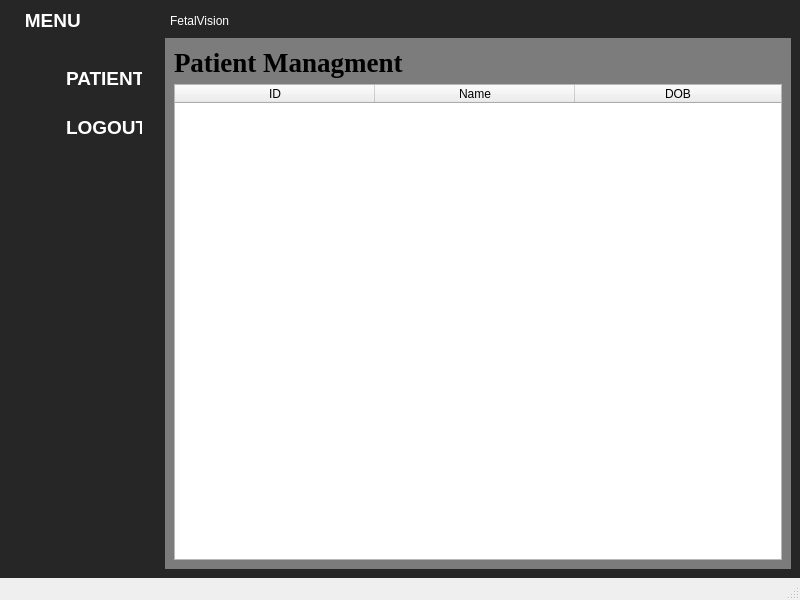
<?xml version="1.0" encoding="UTF-8"?>
<ui version="4.0">
 <class>UploadWindow</class>
 <widget class="QMainWindow" name="UploadWindow">
  <property name="geometry">
   <rect>
    <x>0</x>
    <y>0</y>
    <width>800</width>
    <height>600</height>
   </rect>
  </property>
  <property name="sizePolicy">
   <sizepolicy hsizetype="Expanding" vsizetype="Expanding">
    <horstretch>0</horstretch>
    <verstretch>0</verstretch>
   </sizepolicy>
  </property>
  <property name="windowTitle">
   <string>FetalVision</string>
  </property>
  <widget class="QWidget" name="centralwidget">
   <property name="sizePolicy">
    <sizepolicy hsizetype="Expanding" vsizetype="Expanding">
     <horstretch>0</horstretch>
     <verstretch>0</verstretch>
    </sizepolicy>
   </property>
   <layout class="QGridLayout" name="gridLayout">
    <property name="sizeConstraint">
     <enum>QLayout::SetDefaultConstraint</enum>
    </property>
    <property name="leftMargin">
     <number>0</number>
    </property>
    <property name="topMargin">
     <number>0</number>
    </property>
    <property name="rightMargin">
     <number>0</number>
    </property>
    <property name="bottomMargin">
     <number>0</number>
    </property>
    <property name="spacing">
     <number>0</number>
    </property>
    <item row="0" column="0">
     <widget class="QWidget" name="main_container" native="true">
      <property name="sizePolicy">
       <sizepolicy hsizetype="Expanding" vsizetype="Expanding">
        <horstretch>0</horstretch>
        <verstretch>0</verstretch>
       </sizepolicy>
      </property>
      <property name="styleSheet">
       <string notr="true">QWidget#main_container{
background-color: rgb(38, 38, 38);
}</string>
      </property>
      <layout class="QGridLayout" name="gridLayout_2">
       <property name="sizeConstraint">
        <enum>QLayout::SetDefaultConstraint</enum>
       </property>
       <property name="horizontalSpacing">
        <number>6</number>
       </property>
       <item row="0" column="0" colspan="2">
        <layout class="QHBoxLayout" name="HEADER_horizontalLayout" stretch="1,4">
         <property name="sizeConstraint">
          <enum>QLayout::SetDefaultConstraint</enum>
         </property>
         <item>
          <widget class="QPushButton" name="menu_pushButton">
           <property name="sizePolicy">
            <sizepolicy hsizetype="Expanding" vsizetype="Fixed">
             <horstretch>0</horstretch>
             <verstretch>0</verstretch>
            </sizepolicy>
           </property>
           <property name="font">
            <font>
             <pointsize>14</pointsize>
             <bold>true</bold>
            </font>
           </property>
           <property name="styleSheet">
            <string notr="true">border: none;
color: white;
text-align:left;
</string>
           </property>
           <property name="text">
            <string>   MENU</string>
           </property>
           <property name="icon">
            <iconset>
             <normaloff>icons/menu-4-xl.png</normaloff>icons/menu-4-xl.png</iconset>
           </property>
          </widget>
         </item>
         <item>
          <widget class="QLabel" name="logoTitle">
           <property name="sizePolicy">
            <sizepolicy hsizetype="Expanding" vsizetype="Preferred">
             <horstretch>0</horstretch>
             <verstretch>0</verstretch>
            </sizepolicy>
           </property>
           <property name="styleSheet">
            <string notr="true">color: rgb(255, 255, 255);
font: 700 20pt &quot;Times New Roman&quot;;
qproperty-alignment: 'AlignCenter';</string>
           </property>
           <property name="text">
            <string>FetalVision</string>
           </property>
          </widget>
         </item>
        </layout>
       </item>
       <item row="1" column="0">
        <widget class="QWidget" name="menu_widget" native="true">
         <property name="sizePolicy">
          <sizepolicy hsizetype="Expanding" vsizetype="Expanding">
           <horstretch>0</horstretch>
           <verstretch>0</verstretch>
          </sizepolicy>
         </property>
         <property name="maximumSize">
          <size>
           <width>150</width>
           <height>16777215</height>
          </size>
         </property>
         <property name="styleSheet">
          <string notr="true">background-color: rgb(38, 38, 38);</string>
         </property>
         <layout class="QHBoxLayout" name="horizontalLayout_4">
          <item>
           <layout class="QVBoxLayout" name="verticalLayout">
            <property name="spacing">
             <number>6</number>
            </property>
            <property name="sizeConstraint">
             <enum>QLayout::SetDefaultConstraint</enum>
            </property>
            <property name="bottomMargin">
             <number>400</number>
            </property>
            <item>
             <layout class="QVBoxLayout" name="verticalLayout_5">
              <property name="sizeConstraint">
               <enum>QLayout::SetDefaultConstraint</enum>
              </property>
              <item>
               <layout class="QHBoxLayout" name="horizontalLayout_3" stretch="0,3">
                <property name="spacing">
                 <number>8</number>
                </property>
                <property name="leftMargin">
                 <number>8</number>
                </property>
                <property name="rightMargin">
                 <number>8</number>
                </property>
                <item>
                 <widget class="QPushButton" name="patients_pushButton">
                  <property name="sizePolicy">
                   <sizepolicy hsizetype="Fixed" vsizetype="Fixed">
                    <horstretch>0</horstretch>
                    <verstretch>0</verstretch>
                   </sizepolicy>
                  </property>
                  <property name="styleSheet">
                   <string notr="true">border: none;</string>
                  </property>
                  <property name="text">
                   <string/>
                  </property>
                  <property name="icon">
                   <iconset>
                    <normaloff>icons/icons8-group-64.png</normaloff>icons/icons8-group-64.png</iconset>
                  </property>
                  <property name="iconSize">
                   <size>
                    <width>20</width>
                    <height>20</height>
                   </size>
                  </property>
                 </widget>
                </item>
                <item>
                 <widget class="QLabel" name="patientsLabel">
                  <property name="sizePolicy">
                   <sizepolicy hsizetype="Fixed" vsizetype="Fixed">
                    <horstretch>0</horstretch>
                    <verstretch>0</verstretch>
                   </sizepolicy>
                  </property>
                  <property name="font">
                   <font>
                    <pointsize>14</pointsize>
                    <bold>true</bold>
                   </font>
                  </property>
                  <property name="styleSheet">
                   <string notr="true">color: white;
</string>
                  </property>
                  <property name="text">
                   <string>PATIENTS</string>
                  </property>
                 </widget>
                </item>
               </layout>
              </item>
             </layout>
            </item>
            <item>
             <layout class="QVBoxLayout" name="logout_verticalLayout">
              <property name="sizeConstraint">
               <enum>QLayout::SetDefaultConstraint</enum>
              </property>
              <item>
               <layout class="QHBoxLayout" name="horizontalLayout_5" stretch="0,3">
                <property name="spacing">
                 <number>8</number>
                </property>
                <property name="leftMargin">
                 <number>8</number>
                </property>
                <property name="rightMargin">
                 <number>8</number>
                </property>
                <item>
                 <widget class="QPushButton" name="logout_pushButton">
                  <property name="sizePolicy">
                   <sizepolicy hsizetype="Fixed" vsizetype="Fixed">
                    <horstretch>0</horstretch>
                    <verstretch>0</verstretch>
                   </sizepolicy>
                  </property>
                  <property name="styleSheet">
                   <string notr="true">border: none;</string>
                  </property>
                  <property name="text">
                   <string/>
                  </property>
                  <property name="icon">
                   <iconset>
                    <normaloff>icons/icons8-logout-50.png</normaloff>icons/icons8-logout-50.png</iconset>
                  </property>
                  <property name="iconSize">
                   <size>
                    <width>18</width>
                    <height>18</height>
                   </size>
                  </property>
                 </widget>
                </item>
                <item>
                 <widget class="QLabel" name="logoutLabel">
                  <property name="sizePolicy">
                   <sizepolicy hsizetype="Fixed" vsizetype="Fixed">
                    <horstretch>0</horstretch>
                    <verstretch>0</verstretch>
                   </sizepolicy>
                  </property>
                  <property name="font">
                   <font>
                    <pointsize>14</pointsize>
                    <bold>true</bold>
                   </font>
                  </property>
                  <property name="styleSheet">
                   <string notr="true">color: white;
</string>
                  </property>
                  <property name="text">
                   <string>LOGOUT</string>
                  </property>
                 </widget>
                </item>
               </layout>
              </item>
             </layout>
            </item>
           </layout>
          </item>
         </layout>
        </widget>
       </item>
       <item row="1" column="1">
        <widget class="QStackedWidget" name="stackedWidget">
         <property name="styleSheet">
          <string notr="true"/>
         </property>
         <property name="currentIndex">
          <number>0</number>
         </property>
         <widget class="QWidget" name="patients_page">
          <layout class="QHBoxLayout" name="horizontalLayout_15">
           <property name="leftMargin">
            <number>0</number>
           </property>
           <property name="topMargin">
            <number>0</number>
           </property>
           <property name="rightMargin">
            <number>0</number>
           </property>
           <property name="bottomMargin">
            <number>0</number>
           </property>
           <item>
            <widget class="QWidget" name="patients_widget" native="true">
             <property name="sizePolicy">
              <sizepolicy hsizetype="Expanding" vsizetype="Expanding">
               <horstretch>0</horstretch>
               <verstretch>0</verstretch>
              </sizepolicy>
             </property>
             <property name="styleSheet">
              <string notr="true">QWidget#patients_widget{
background-color: rgb(124, 124, 124);
}
</string>
             </property>
             <layout class="QHBoxLayout" name="horizontalLayout_8">
              <item>
               <layout class="QVBoxLayout" name="verticalLayout_3">
                <item>
                 <layout class="QVBoxLayout" name="verticalLayout_4">
                  <item>
                   <widget class="QLabel" name="patients_label">
                    <property name="font">
                     <font>
                      <family>Times New Roman</family>
                      <pointsize>20</pointsize>
                      <bold>true</bold>
                     </font>
                    </property>
                    <property name="styleSheet">
                     <string notr="true">qproperty-alignment: 'AlignCenter';</string>
                    </property>
                    <property name="text">
                     <string>Patient Managment</string>
                    </property>
                   </widget>
                  </item>
                 </layout>
                </item>
                <item>
                 <layout class="QHBoxLayout" name="horizontalLayout_28">
                  <property name="bottomMargin">
                   <number>0</number>
                  </property>
                  <item>
                   <widget class="QTableWidget" name="patientTable">
                    <attribute name="horizontalHeaderVisible">
                     <bool>true</bool>
                    </attribute>
                    <attribute name="horizontalHeaderCascadingSectionResizes">
                     <bool>false</bool>
                    </attribute>
                    <attribute name="horizontalHeaderMinimumSectionSize">
                     <number>200</number>
                    </attribute>
                    <attribute name="horizontalHeaderDefaultSectionSize">
                     <number>200</number>
                    </attribute>
                    <attribute name="horizontalHeaderHighlightSections">
                     <bool>true</bool>
                    </attribute>
                    <attribute name="horizontalHeaderShowSortIndicator" stdset="0">
                     <bool>false</bool>
                    </attribute>
                    <attribute name="horizontalHeaderStretchLastSection">
                     <bool>true</bool>
                    </attribute>
                    <attribute name="verticalHeaderVisible">
                     <bool>true</bool>
                    </attribute>
                    <attribute name="verticalHeaderCascadingSectionResizes">
                     <bool>false</bool>
                    </attribute>
                    <attribute name="verticalHeaderDefaultSectionSize">
                     <number>30</number>
                    </attribute>
                    <attribute name="verticalHeaderHighlightSections">
                     <bool>true</bool>
                    </attribute>
                    <attribute name="verticalHeaderShowSortIndicator" stdset="0">
                     <bool>false</bool>
                    </attribute>
                    <attribute name="verticalHeaderStretchLastSection">
                     <bool>false</bool>
                    </attribute>
                    <column>
                     <property name="text">
                      <string>ID</string>
                     </property>
                    </column>
                    <column>
                     <property name="text">
                      <string>Name</string>
                     </property>
                    </column>
                    <column>
                     <property name="text">
                      <string>DOB</string>
                     </property>
                    </column>
                   </widget>
                  </item>
                 </layout>
                </item>
               </layout>
              </item>
             </layout>
            </widget>
           </item>
          </layout>
         </widget>
         <widget class="QWidget" name="page1_uploadHC">
          <property name="styleSheet">
           <string notr="true"/>
          </property>
          <layout class="QHBoxLayout" name="horizontalLayout_12">
           <property name="leftMargin">
            <number>0</number>
           </property>
           <property name="topMargin">
            <number>0</number>
           </property>
           <property name="rightMargin">
            <number>0</number>
           </property>
           <property name="bottomMargin">
            <number>0</number>
           </property>
           <item>
            <widget class="QWidget" name="uploadHC_widget" native="true">
             <property name="sizePolicy">
              <sizepolicy hsizetype="Expanding" vsizetype="Expanding">
               <horstretch>0</horstretch>
               <verstretch>0</verstretch>
              </sizepolicy>
             </property>
             <property name="styleSheet">
              <string notr="true">QWidget#uploadHC_widget{
background-color: rgb(124, 124, 124);
}
</string>
             </property>
             <layout class="QHBoxLayout" name="horizontalLayout_7">
              <item>
               <layout class="QVBoxLayout" name="verticalLayout_2">
                <item>
                 <layout class="QVBoxLayout" name="verticalLayout_8">
                  <item>
                   <widget class="QLabel" name="HC_title">
                    <property name="sizePolicy">
                     <sizepolicy hsizetype="Expanding" vsizetype="Preferred">
                      <horstretch>0</horstretch>
                      <verstretch>0</verstretch>
                     </sizepolicy>
                    </property>
                    <property name="font">
                     <font>
                      <family>Times New Roman</family>
                      <pointsize>20</pointsize>
                      <bold>true</bold>
                     </font>
                    </property>
                    <property name="styleSheet">
                     <string notr="true">qproperty-alignment: 'AlignCenter';</string>
                    </property>
                    <property name="text">
                     <string>Upload Image of Fetal's Head</string>
                    </property>
                   </widget>
                  </item>
                 </layout>
                </item>
                <item>
                 <layout class="QVBoxLayout" name="verticalLayout_11">
                  <item>
                   <widget class="QLabel" name="HC_description">
                    <property name="sizePolicy">
                     <sizepolicy hsizetype="Expanding" vsizetype="Preferred">
                      <horstretch>0</horstretch>
                      <verstretch>0</verstretch>
                     </sizepolicy>
                    </property>
                    <property name="font">
                     <font>
                      <family>Times New Roman</family>
                      <pointsize>14</pointsize>
                     </font>
                    </property>
                    <property name="styleSheet">
                     <string notr="true">qproperty-alignment: 'AlignCenter';</string>
                    </property>
                    <property name="text">
                     <string>Please upload an ultrasound image in a supported format (e.g., JPEG, PNG).</string>
                    </property>
                    <property name="wordWrap">
                     <bool>true</bool>
                    </property>
                   </widget>
                  </item>
                 </layout>
                </item>
                <item>
                 <layout class="QHBoxLayout" name="horizontalLayout_9">
                  <item>
                   <widget class="QPushButton" name="uploadHC_pushButton">
                    <property name="sizePolicy">
                     <sizepolicy hsizetype="Preferred" vsizetype="Preferred">
                      <horstretch>0</horstretch>
                      <verstretch>0</verstretch>
                     </sizepolicy>
                    </property>
                    <property name="minimumSize">
                     <size>
                      <width>0</width>
                      <height>0</height>
                     </size>
                    </property>
                    <property name="maximumSize">
                     <size>
                      <width>150</width>
                      <height>35</height>
                     </size>
                    </property>
                    <property name="text">
                     <string>upload</string>
                    </property>
                    <property name="icon">
                     <iconset>
                      <normaloff>icons/img2.icons8.com.png</normaloff>icons/img2.icons8.com.png</iconset>
                    </property>
                   </widget>
                  </item>
                 </layout>
                </item>
                <item>
                 <layout class="QHBoxLayout" name="horizontalLayout_11">
                  <item>
                   <widget class="QListWidget" name="listWidget">
                    <property name="sizePolicy">
                     <sizepolicy hsizetype="Expanding" vsizetype="Preferred">
                      <horstretch>0</horstretch>
                      <verstretch>0</verstretch>
                     </sizepolicy>
                    </property>
                   </widget>
                  </item>
                 </layout>
                </item>
                <item>
                 <layout class="QHBoxLayout" name="horizontalLayout_10">
                  <property name="leftMargin">
                   <number>8</number>
                  </property>
                  <property name="rightMargin">
                   <number>8</number>
                  </property>
                  <item>
                   <widget class="QPushButton" name="resetHC_pushButton">
                    <property name="text">
                     <string>reset</string>
                    </property>
                   </widget>
                  </item>
                  <item>
                   <widget class="QPushButton" name="mHC_pushButton">
                    <property name="text">
                     <string>measure HC</string>
                    </property>
                   </widget>
                  </item>
                 </layout>
                </item>
               </layout>
              </item>
             </layout>
            </widget>
           </item>
          </layout>
         </widget>
         <widget class="QWidget" name="page2_measureHC">
          <layout class="QHBoxLayout" name="horizontalLayout_13">
           <property name="leftMargin">
            <number>0</number>
           </property>
           <property name="topMargin">
            <number>0</number>
           </property>
           <property name="rightMargin">
            <number>0</number>
           </property>
           <property name="bottomMargin">
            <number>0</number>
           </property>
           <item>
            <widget class="QWidget" name="measureHC_widget" native="true">
             <property name="sizePolicy">
              <sizepolicy hsizetype="Expanding" vsizetype="Expanding">
               <horstretch>0</horstretch>
               <verstretch>0</verstretch>
              </sizepolicy>
             </property>
             <property name="styleSheet">
              <string notr="true">QWidget#measureHC_widget{
background-color: rgb(124, 124, 124);
}
</string>
             </property>
             <layout class="QHBoxLayout" name="horizontalLayout_14">
              <item>
               <layout class="QVBoxLayout" name="verticalLayout_6">
                <item>
                 <layout class="QVBoxLayout" name="verticalLayout_7">
                  <item>
                   <widget class="QLabel" name="mHC_label1">
                    <property name="font">
                     <font>
                      <family>Times New Roman</family>
                      <pointsize>20</pointsize>
                      <bold>true</bold>
                     </font>
                    </property>
                    <property name="styleSheet">
                     <string notr="true">qproperty-alignment: 'AlignCenter';</string>
                    </property>
                    <property name="text">
                     <string>Measurment Results</string>
                    </property>
                   </widget>
                  </item>
                 </layout>
                </item>
                <item>
                 <layout class="QVBoxLayout" name="verticalLayout_9">
                  <item>
                   <widget class="QLabel" name="mHC_label2">
                    <property name="font">
                     <font>
                      <family>Times New Roman</family>
                      <pointsize>14</pointsize>
                     </font>
                    </property>
                    <property name="styleSheet">
                     <string notr="true"/>
                    </property>
                    <property name="text">
                     <string>Head Circumference (HC): [Measurement]</string>
                    </property>
                    <property name="alignment">
                     <set>Qt::AlignLeading|Qt::AlignLeft|Qt::AlignVCenter</set>
                    </property>
                   </widget>
                  </item>
                  <item>
                   <widget class="QLabel" name="mBPD_label">
                    <property name="font">
                     <font>
                      <family>Times New Roman</family>
                      <pointsize>14</pointsize>
                     </font>
                    </property>
                    <property name="text">
                     <string>Biparietal Diameter (BPD): [Measurement]</string>
                    </property>
                   </widget>
                  </item>
                  <item>
                   <widget class="QLabel" name="mOFD_label">
                    <property name="font">
                     <font>
                      <family>Times New Roman</family>
                      <pointsize>14</pointsize>
                     </font>
                    </property>
                    <property name="text">
                     <string>)ccipitofrontal Diameter (OFD): [Measurement]</string>
                    </property>
                   </widget>
                  </item>
                 </layout>
                </item>
                <item>
                 <layout class="QHBoxLayout" name="horizontalLayout_17">
                  <item>
                   <widget class="QLabel" name="uploadedHCImage_label">
                    <property name="text">
                     <string>TextLabel</string>
                    </property>
                   </widget>
                  </item>
                  <item>
                   <widget class="QLabel" name="resultHCImage_label">
                    <property name="text">
                     <string>TextLabel</string>
                    </property>
                   </widget>
                  </item>
                 </layout>
                </item>
                <item>
                 <layout class="QHBoxLayout" name="horizontalLayout_16">
                  <item>
                   <layout class="QHBoxLayout" name="horizontalLayout" stretch="0,0">
                    <property name="spacing">
                     <number>40</number>
                    </property>
                    <property name="leftMargin">
                     <number>8</number>
                    </property>
                    <property name="rightMargin">
                     <number>8</number>
                    </property>
                    <item>
                     <widget class="QPushButton" name="saveHC_pushButton">
                      <property name="sizePolicy">
                       <sizepolicy hsizetype="Minimum" vsizetype="Fixed">
                        <horstretch>0</horstretch>
                        <verstretch>0</verstretch>
                       </sizepolicy>
                      </property>
                      <property name="maximumSize">
                       <size>
                        <width>16777215</width>
                        <height>16777215</height>
                       </size>
                      </property>
                      <property name="text">
                       <string>save</string>
                      </property>
                     </widget>
                    </item>
                    <item>
                     <layout class="QHBoxLayout" name="horizontalLayout_25">
                      <property name="spacing">
                       <number>1</number>
                      </property>
                      <item>
                       <widget class="QPushButton" name="back_pushButton">
                        <property name="text">
                         <string>back</string>
                        </property>
                       </widget>
                      </item>
                      <item>
                       <widget class="QPushButton" name="next_pushButton_2">
                        <property name="text">
                         <string>next</string>
                        </property>
                       </widget>
                      </item>
                     </layout>
                    </item>
                   </layout>
                  </item>
                 </layout>
                </item>
               </layout>
              </item>
             </layout>
            </widget>
           </item>
          </layout>
         </widget>
         <widget class="QWidget" name="page3_uploadFL">
          <layout class="QHBoxLayout" name="horizontalLayout_18">
           <property name="leftMargin">
            <number>0</number>
           </property>
           <property name="topMargin">
            <number>0</number>
           </property>
           <property name="rightMargin">
            <number>0</number>
           </property>
           <property name="bottomMargin">
            <number>0</number>
           </property>
           <item>
            <widget class="QWidget" name="uploadFL_widget" native="true">
             <property name="sizePolicy">
              <sizepolicy hsizetype="Expanding" vsizetype="Expanding">
               <horstretch>0</horstretch>
               <verstretch>0</verstretch>
              </sizepolicy>
             </property>
             <property name="styleSheet">
              <string notr="true">QWidget#uploadFL_widget{
background-color: rgb(124, 124, 124);
}
</string>
             </property>
             <layout class="QHBoxLayout" name="horizontalLayout_19">
              <item>
               <layout class="QVBoxLayout" name="verticalLayout_10">
                <item>
                 <layout class="QVBoxLayout" name="verticalLayout_13">
                  <item>
                   <widget class="QLabel" name="FL_title">
                    <property name="sizePolicy">
                     <sizepolicy hsizetype="Expanding" vsizetype="Preferred">
                      <horstretch>0</horstretch>
                      <verstretch>0</verstretch>
                     </sizepolicy>
                    </property>
                    <property name="font">
                     <font>
                      <family>Times New Roman</family>
                      <pointsize>20</pointsize>
                      <bold>true</bold>
                     </font>
                    </property>
                    <property name="styleSheet">
                     <string notr="true">qproperty-alignment: 'AlignCenter';</string>
                    </property>
                    <property name="text">
                     <string>Upload Image of Fetal's Femur</string>
                    </property>
                   </widget>
                  </item>
                 </layout>
                </item>
                <item>
                 <layout class="QVBoxLayout" name="verticalLayout_14">
                  <item>
                   <widget class="QLabel" name="FL_description">
                    <property name="sizePolicy">
                     <sizepolicy hsizetype="Expanding" vsizetype="Preferred">
                      <horstretch>0</horstretch>
                      <verstretch>0</verstretch>
                     </sizepolicy>
                    </property>
                    <property name="font">
                     <font>
                      <family>Times New Roman</family>
                      <pointsize>14</pointsize>
                     </font>
                    </property>
                    <property name="styleSheet">
                     <string notr="true">qproperty-alignment: 'AlignCenter';</string>
                    </property>
                    <property name="text">
                     <string>Please upload an ultrasound image in a supported format (e.g., JPEG, PNG).</string>
                    </property>
                    <property name="wordWrap">
                     <bool>true</bool>
                    </property>
                   </widget>
                  </item>
                 </layout>
                </item>
                <item>
                 <layout class="QHBoxLayout" name="horizontalLayout_24">
                  <item>
                   <widget class="QPushButton" name="uploadFL_pushButton">
                    <property name="sizePolicy">
                     <sizepolicy hsizetype="Preferred" vsizetype="Preferred">
                      <horstretch>0</horstretch>
                      <verstretch>0</verstretch>
                     </sizepolicy>
                    </property>
                    <property name="maximumSize">
                     <size>
                      <width>150</width>
                      <height>35</height>
                     </size>
                    </property>
                    <property name="text">
                     <string>upload</string>
                    </property>
                    <property name="icon">
                     <iconset>
                      <normaloff>icons/img2.icons8.com.png</normaloff>icons/img2.icons8.com.png</iconset>
                    </property>
                   </widget>
                  </item>
                 </layout>
                </item>
                <item>
                 <layout class="QHBoxLayout" name="horizontalLayout_23">
                  <item>
                   <widget class="QListWidget" name="listWidget_2">
                    <property name="sizePolicy">
                     <sizepolicy hsizetype="Expanding" vsizetype="Preferred">
                      <horstretch>0</horstretch>
                      <verstretch>0</verstretch>
                     </sizepolicy>
                    </property>
                   </widget>
                  </item>
                 </layout>
                </item>
                <item>
                 <layout class="QHBoxLayout" name="horizontalLayout_22">
                  <property name="leftMargin">
                   <number>8</number>
                  </property>
                  <property name="rightMargin">
                   <number>8</number>
                  </property>
                  <item>
                   <widget class="QPushButton" name="resetFL_pushButton">
                    <property name="text">
                     <string>reset</string>
                    </property>
                   </widget>
                  </item>
                  <item>
                   <widget class="QPushButton" name="mFL_pushButton">
                    <property name="text">
                     <string>measure FL</string>
                    </property>
                   </widget>
                  </item>
                 </layout>
                </item>
               </layout>
              </item>
             </layout>
            </widget>
           </item>
          </layout>
         </widget>
         <widget class="QWidget" name="page4_measureFL">
          <layout class="QHBoxLayout" name="horizontalLayout_20">
           <property name="leftMargin">
            <number>0</number>
           </property>
           <property name="topMargin">
            <number>0</number>
           </property>
           <property name="rightMargin">
            <number>0</number>
           </property>
           <property name="bottomMargin">
            <number>0</number>
           </property>
           <item>
            <widget class="QWidget" name="measureFL_widget" native="true">
             <property name="sizePolicy">
              <sizepolicy hsizetype="Expanding" vsizetype="Expanding">
               <horstretch>0</horstretch>
               <verstretch>0</verstretch>
              </sizepolicy>
             </property>
             <property name="styleSheet">
              <string notr="true">QWidget#measureFL_widget{
background-color: rgb(124, 124, 124);
}
</string>
             </property>
             <layout class="QHBoxLayout" name="horizontalLayout_21">
              <item>
               <layout class="QVBoxLayout" name="verticalLayout_12">
                <item>
                 <layout class="QVBoxLayout" name="verticalLayout_15">
                  <item>
                   <widget class="QLabel" name="mFL_label1">
                    <property name="font">
                     <font>
                      <family>Times New Roman</family>
                      <pointsize>20</pointsize>
                      <bold>true</bold>
                     </font>
                    </property>
                    <property name="styleSheet">
                     <string notr="true">qproperty-alignment: 'AlignCenter';</string>
                    </property>
                    <property name="text">
                     <string>Measurment Results</string>
                    </property>
                   </widget>
                  </item>
                 </layout>
                </item>
                <item>
                 <layout class="QVBoxLayout" name="verticalLayout_16">
                  <item>
                   <widget class="QLabel" name="mFL_label2">
                    <property name="font">
                     <font>
                      <family>Times New Roman</family>
                      <pointsize>14</pointsize>
                     </font>
                    </property>
                    <property name="text">
                     <string>Femur Length (FL): [Measurement]</string>
                    </property>
                   </widget>
                  </item>
                 </layout>
                </item>
                <item>
                 <layout class="QHBoxLayout" name="horizontalLayout_27">
                  <item>
                   <widget class="QLabel" name="FL_inputIMG">
                    <property name="text">
                     <string/>
                    </property>
                   </widget>
                  </item>
                  <item>
                   <widget class="QLabel" name="FL_outputIMG">
                    <property name="text">
                     <string/>
                    </property>
                   </widget>
                  </item>
                 </layout>
                </item>
                <item>
                 <layout class="QHBoxLayout" name="horizontalLayout_26" stretch="0,0">
                  <property name="spacing">
                   <number>30</number>
                  </property>
                  <property name="leftMargin">
                   <number>8</number>
                  </property>
                  <property name="rightMargin">
                   <number>8</number>
                  </property>
                  <item>
                   <widget class="QPushButton" name="saveFL_pushButton">
                    <property name="sizePolicy">
                     <sizepolicy hsizetype="Minimum" vsizetype="Fixed">
                      <horstretch>0</horstretch>
                      <verstretch>0</verstretch>
                     </sizepolicy>
                    </property>
                    <property name="minimumSize">
                     <size>
                      <width>0</width>
                      <height>0</height>
                     </size>
                    </property>
                    <property name="maximumSize">
                     <size>
                      <width>16777215</width>
                      <height>16777215</height>
                     </size>
                    </property>
                    <property name="text">
                     <string>save</string>
                    </property>
                   </widget>
                  </item>
                  <item>
                   <layout class="QHBoxLayout" name="horizontalLayout_29">
                    <property name="spacing">
                     <number>1</number>
                    </property>
                    <item>
                     <widget class="QPushButton" name="pushButton">
                      <property name="text">
                       <string>back</string>
                      </property>
                     </widget>
                    </item>
                    <item>
                     <widget class="QPushButton" name="done_pushButton">
                      <property name="text">
                       <string>done</string>
                      </property>
                     </widget>
                    </item>
                   </layout>
                  </item>
                 </layout>
                </item>
               </layout>
              </item>
             </layout>
            </widget>
           </item>
          </layout>
         </widget>
         <widget class="QWidget" name="last_page">
          <property name="sizePolicy">
           <sizepolicy hsizetype="Expanding" vsizetype="Expanding">
            <horstretch>0</horstretch>
            <verstretch>0</verstretch>
           </sizepolicy>
          </property>
          <layout class="QHBoxLayout" name="horizontalLayout_31">
           <property name="leftMargin">
            <number>0</number>
           </property>
           <property name="topMargin">
            <number>0</number>
           </property>
           <property name="rightMargin">
            <number>0</number>
           </property>
           <property name="bottomMargin">
            <number>0</number>
           </property>
           <item>
            <widget class="QWidget" name="last_widget" native="true">
             <property name="sizePolicy">
              <sizepolicy hsizetype="Expanding" vsizetype="Expanding">
               <horstretch>0</horstretch>
               <verstretch>0</verstretch>
              </sizepolicy>
             </property>
             <property name="styleSheet">
              <string notr="true">QWidget#last_widget{
	background-color: rgb(24, 24, 24);
	filter: blur(100px);
}</string>
             </property>
             <layout class="QHBoxLayout" name="horizontalLayout_30">
              <item>
               <layout class="QVBoxLayout" name="verticalLayout_17" stretch="0">
                <property name="leftMargin">
                 <number>25</number>
                </property>
                <property name="topMargin">
                 <number>25</number>
                </property>
                <property name="rightMargin">
                 <number>25</number>
                </property>
                <property name="bottomMargin">
                 <number>25</number>
                </property>
                <item>
                 <widget class="QWidget" name="bgImg_widget" native="true">
                  <property name="sizePolicy">
                   <sizepolicy hsizetype="Expanding" vsizetype="Expanding">
                    <horstretch>0</horstretch>
                    <verstretch>0</verstretch>
                   </sizepolicy>
                  </property>
                  <property name="styleSheet">
                   <string notr="true">QWidget#bgImg_widget{
	image: url(:/assets/assets/blurry_log02.png);
}</string>
                  </property>
                  <layout class="QVBoxLayout" name="verticalLayout_22">
                   <item>
                    <layout class="QVBoxLayout" name="verticalLayout_18" stretch="0">
                     <property name="spacing">
                      <number>-1</number>
                     </property>
                     <item>
                      <layout class="QHBoxLayout" name="horizontalLayout_2">
                       <property name="leftMargin">
                        <number>18</number>
                       </property>
                       <property name="rightMargin">
                        <number>18</number>
                       </property>
                       <item>
                        <widget class="QLabel" name="closing_label">
                         <property name="sizePolicy">
                          <sizepolicy hsizetype="Expanding" vsizetype="Expanding">
                           <horstretch>0</horstretch>
                           <verstretch>0</verstretch>
                          </sizepolicy>
                         </property>
                         <property name="maximumSize">
                          <size>
                           <width>16777215</width>
                           <height>16777215</height>
                          </size>
                         </property>
                         <property name="font">
                          <font>
                           <family>Times New Roman</family>
                           <pointsize>35</pointsize>
                           <bold>true</bold>
                          </font>
                         </property>
                         <property name="styleSheet">
                          <string notr="true"/>
                         </property>
                         <property name="text">
                          <string>The record has been successfully saved to the database...</string>
                         </property>
                         <property name="wordWrap">
                          <bool>true</bool>
                         </property>
                        </widget>
                       </item>
                      </layout>
                     </item>
                    </layout>
                   </item>
                   <item>
                    <layout class="QHBoxLayout" name="horizontalLayout_33">
                     <item>
                      <widget class="QPushButton" name="pushButton_2">
                       <property name="sizePolicy">
                        <sizepolicy hsizetype="Minimum" vsizetype="Fixed">
                         <horstretch>0</horstretch>
                         <verstretch>0</verstretch>
                        </sizepolicy>
                       </property>
                       <property name="maximumSize">
                        <size>
                         <width>160</width>
                         <height>16777215</height>
                        </size>
                       </property>
                       <property name="text">
                        <string>view</string>
                       </property>
                      </widget>
                     </item>
                    </layout>
                   </item>
                  </layout>
                 </widget>
                </item>
               </layout>
              </item>
             </layout>
            </widget>
           </item>
          </layout>
         </widget>
        </widget>
       </item>
      </layout>
     </widget>
    </item>
   </layout>
  </widget>
  <widget class="QStatusBar" name="statusbar"/>
 </widget>
 <resources/>
 <connections/>
</ui>
